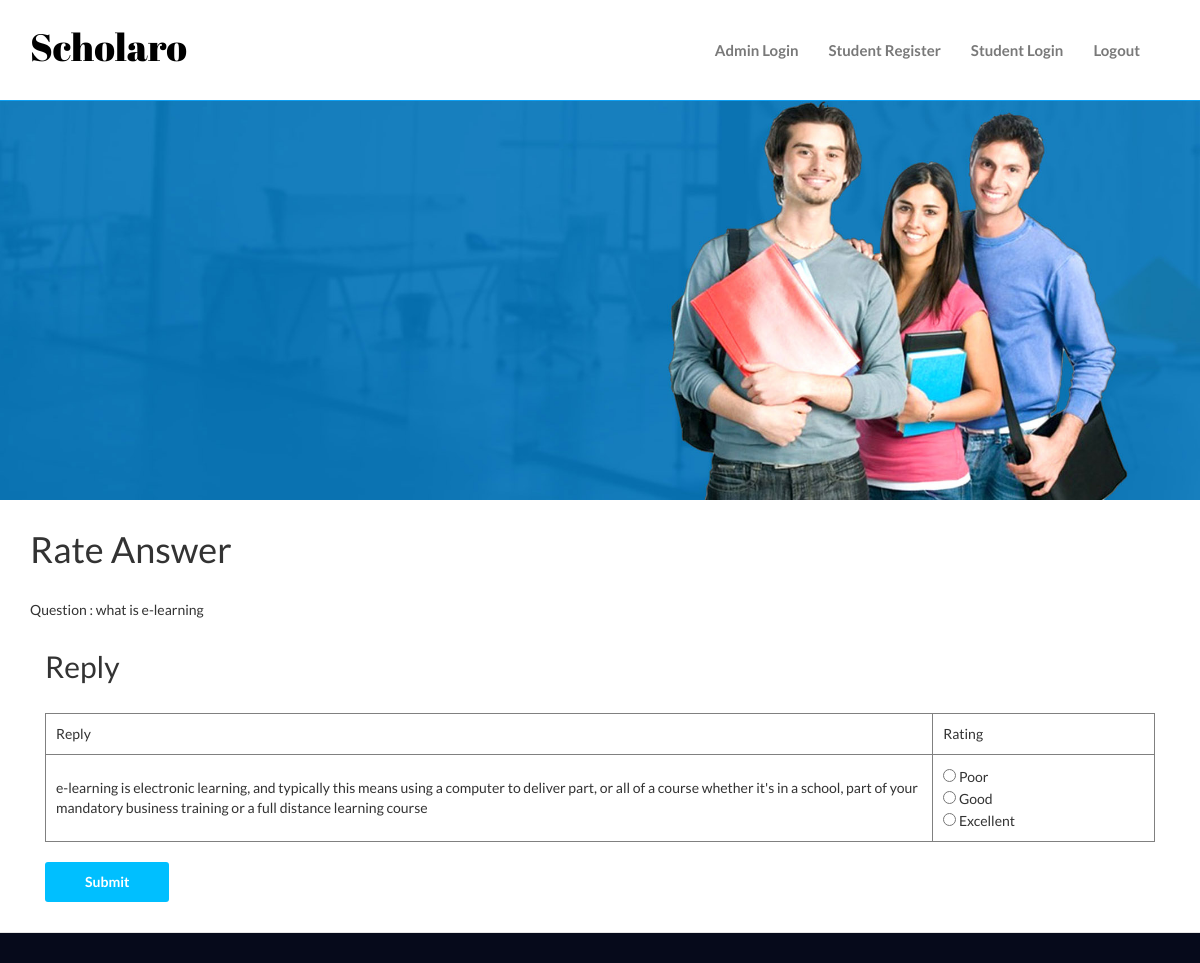
Page /add_rating.php?rid=1&qid=1 on the committed database.
### tables this page shows
CREATE TABLE IF NOT EXISTS `question` (
  `qid` int(5) NOT NULL AUTO_INCREMENT,
  `question` longtext NOT NULL,
  `stid` int(5) NOT NULL,
  PRIMARY KEY (`qid`)
);

CREATE TABLE IF NOT EXISTS `reply` (
  `rid` int(5) NOT NULL AUTO_INCREMENT,
  `qid` int(5) NOT NULL,
  `reply` longtext NOT NULL,
  `stid` int(5) NOT NULL,
  `correct` int(5) NOT NULL,
  PRIMARY KEY (`rid`)
);

### add_rating.php (the view, shortened to what this page needs)
<?php
include"header.php";
?>
<div class="wrapper">
<div class="container">
				<div class="row">
				<div class="col-md-12">
				<h1>Rate Answer</h1>
				<form class="login" role="form" method="post" action="">
<?php
$qid=$_GET['qid'];
$rid=$_GET['rid'];
$q=mysql_query("select * from question where qid='$qid'")or die(mysql_error());
while($r=mysql_fetch_array($q))
{
$question=$r['question'];
echo "Question  :  $question";
}
?>
<div class="col-md-12">
<?php
$q=mysql_query("select * from reply where qid='$qid' and rid='$rid'")or die(mysql_error());
$n=mysql_num_rows($q);
if($n>0)
{
echo "<h2>Reply</h2>";
echo '<table align="center" cellpadding="10" cellspacing="0" border="1" width="100%">
<tr><td>Reply</td><td>Rating</td></tr>';
while($r=mysql_fetch_array($q))
{
$reply=$r['reply'];
$rid=$r['rid'];
echo '<tr><td width="80%"><input type="hidden" name="rid" value="'.$rid.'" />'.$reply.'</td><td width="20%"><input type="radio" name="rating" value="0">&nbsp;Poor<br /><input type="radio" name="rating" value="1">&nbsp;Good<br /><input type="radio" name="rating" value="2">&nbsp;Excellent</td></tr>';
}
echo "</table>";
}
?><br />
							<button type="submit" class="btn btn-two" name="submit">Submit</button><p><br/></p>
						</form>
						</div>
						</div>
				</div>
				</div>
<?php
include"footer.php";
?>

### assets/css/style.css (style rules this page uses)
body { font-family: 'Lato', sans-serif; font-weight: normal; }
h1, h2, h3, h4, h5, h6 { font-weight: normal; font-family: 'Lato', sans-serif; }
h1, .h1, h2, .h2, h3, .h3 { margin-top: 30px; }
h1 { margin: 30px 0; }
h2 { margin: 30px 0; }
.wrapper { min-height:400px; }
.btn { background: #00bfff; color: #fff; }

### rows in the picture
question: question "what is e-learning"
reply: reply "e-learning is electronic learning, and typically this means using a computer to deliver part, or all of a course whether it's in a school, part of your mandatory business training or a full distance learning course"
